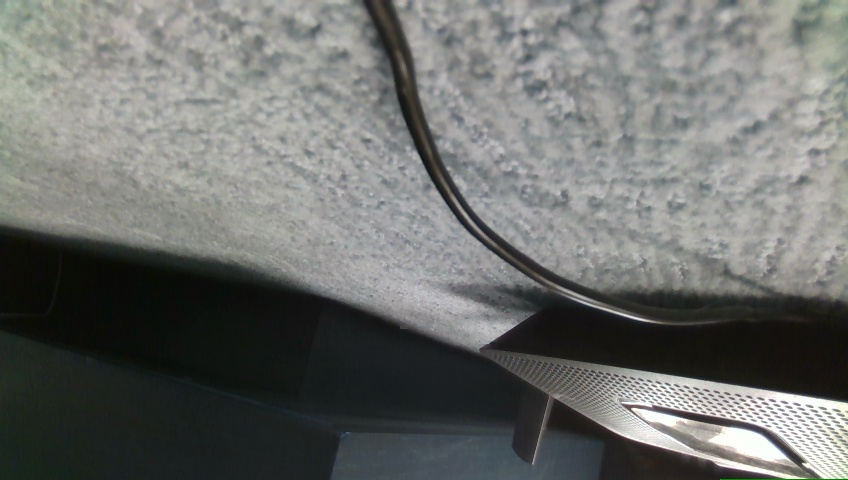
#> input picture jetsoncar_ros2_ws/src/ai_drivers/examples/test_dataset/dataset/color_images/1577123469.0966425.jpg, 848 x 480 px
$ python -i utils.py   (imports and definitions only)
#> lines starting #> are read from the running program, lines starting #| are printed output that depends on the picture
import numpy as np
import cv2, os
import matplotlib.image as mpimg

############ CORE FUNCTIONS
IMAGE_HEIGHT, IMAGE_WIDTH, IMAGE_CHANNELS = 480, 640, 3
INPUT_SHAPE = (IMAGE_HEIGHT, IMAGE_WIDTH, IMAGE_CHANNELS)

# [4 lines left out: function preprocess_data, not called in this run]

def postprocess_data(command):
    return float(command), 1.0 # steering, throttle

############


############ Auxiliary functions

# [5 lines left out: function load_image, not called in this run]


def crop(image):
    """
    Crop the image (removing the sky at the top and the car front at the bottom)
    """
    return image[60:-1, :, :] # remove the sky
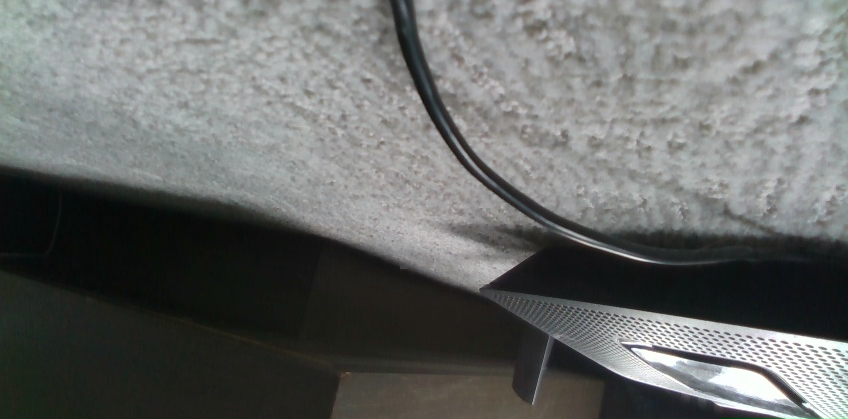
#> returned value: shape (419, 848, 3); mean of channels 0, 1, 2 104.4, 106.1, 104; drawn as B, G, R


def resize(image):
    """
    Resize the image to the input shape used by the network model
    """
    return cv2.resize(image, (IMAGE_WIDTH, IMAGE_HEIGHT), cv2.INTER_AREA)
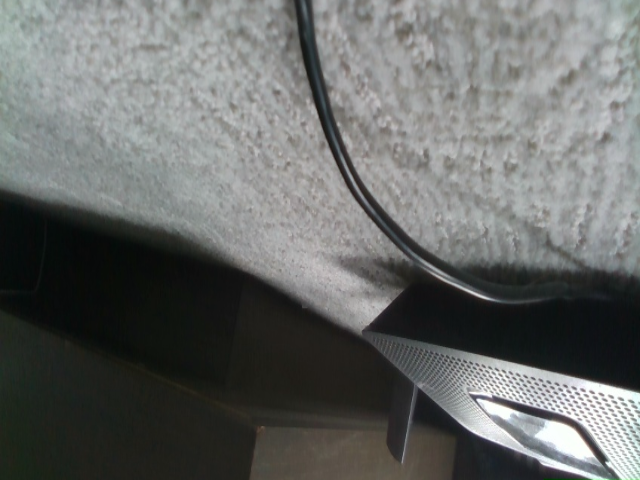
#> returned value: shape (480, 640, 3); mean of channels 0, 1, 2 104.3, 105.9, 103.9; drawn as B, G, R


def rgb2yuv(image):
    """
    Convert the image from RGB to YUV (This is what the NVIDIA model does)
    """
    return cv2.cvtColor(image, cv2.COLOR_RGB2YUV)
#> returned value: shape (480, 640, 3); mean of channels 0, 1, 2 105.2, 127.4, 127.1


def preprocess(image):
    """
    Combine all preprocess functions into one
    """
    image = crop(image)
    image = resize(image)
    image = rgb2yuv(image)
    return image


def choose_image(data_dir, img_path, steering_angle):
    return load_image(data_dir, img_path), steering_angle


# [96 lines left out: functions random_flip, random_translate, random_shadow, random_brightness, augument, batch_generator, not called in this run]

>>> import cv2
>>> picture = cv2.cvtColor(cv2.imread('../test_dataset/dataset/color_images/1577123469.0966425.jpg'), cv2.COLOR_BGR2RGB)
>>> result = preprocess(picture)
